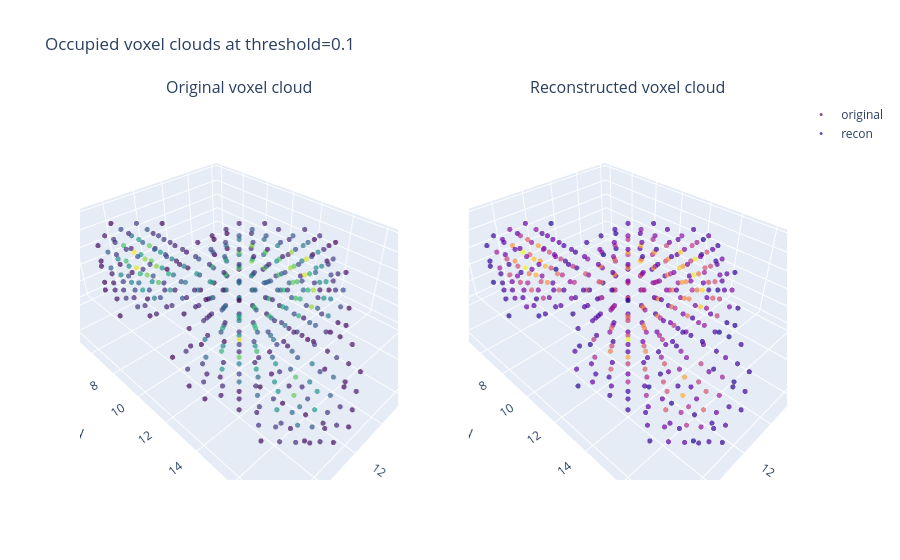

This figure's notebook cell:
### Code cell
def voxel_to_points(voxel: np.ndarray, threshold: float = 0.1) -> tuple[np.ndarray, np.ndarray]:
    coords = np.argwhere(voxel >= threshold)
    values = voxel[voxel >= threshold]
    return coords, values


def plot_voxel_clouds(sample: dict, threshold: float = 0.1) -> go.Figure:
    orig_coords, orig_vals = voxel_to_points(sample['voxel'], threshold=threshold)
    recon_coords, recon_vals = voxel_to_points(sample['recon'], threshold=threshold)

    fig = make_subplots(rows=1, cols=2, specs=[[{'type': 'scene'}, {'type': 'scene'}]], subplot_titles=('Original voxel cloud', 'Reconstructed voxel cloud'))
    if len(orig_coords) > 0:
        fig.add_trace(go.Scatter3d(x=orig_coords[:, 0], y=orig_coords[:, 1], z=orig_coords[:, 2], mode='markers', marker=dict(size=3, color=orig_vals, colorscale='Viridis', opacity=0.7), name='original'), row=1, col=1)
    else:
        fig.add_annotation(text='No original voxels above threshold', x=0.18, y=0.5, xref='paper', yref='paper', showarrow=False)

    if len(recon_coords) > 0:
        fig.add_trace(go.Scatter3d(x=recon_coords[:, 0], y=recon_coords[:, 1], z=recon_coords[:, 2], mode='markers', marker=dict(size=3, color=recon_vals, colorscale='Plasma', opacity=0.7), name='recon'), row=1, col=2)
    else:
        fig.add_annotation(text=f"No reconstructed voxels above threshold\nrecon max={float(sample['recon'].max()):.5f}", x=0.82, y=0.5, xref='paper', yref='paper', showarrow=False)

    fig.update_layout(title=f"Occupied voxel clouds at threshold={threshold}")
    return fig


safe_show('plot_voxel_clouds', lambda: plot_voxel_clouds(sample_bundle, threshold=0.1))

### Figure 1 — Plotly figure (JSON) as saved in the notebook; plotly's stock layout.template omitted (floating-point values rounded to 4 significant figures; data arrays with more than 128 entries replaced by an {"elided": "..."} marker saying what was removed)
{"data": [{"marker": {"color": {"elided": "426 float values"}, "colorscale": [[0, "#440154"], [0.1111, "#482878"], [0.2222, "#3e4989"], [0.3333, "#31688e"], [0.4444, "#26828e"], [0.5556, "#1f9e89"], [0.6667, "#35b779"], [0.7778, "#6ece58"], [0.8889, "#b5de2b"], [1, "#fde725"]], "opacity": 0.7, "size": 3}, "mode": "markers", "name": "original", "scene": "scene", "type": "scatter3d", "x": {"elided": "426 int values"}, "y": {"elided": "426 int values"}, "z": {"elided": "426 int values"}}, {"marker": {"color": {"elided": "417 float values"}, "colorscale": [[0, "#0d0887"], [0.1111, "#46039f"], [0.2222, "#7201a8"], [0.3333, "#9c179e"], [0.4444, "#bd3786"], [0.5556, "#d8576b"], [0.6667, "#ed7953"], [0.7778, "#fb9f3a"], [0.8889, "#fdca26"], [1, "#f0f921"]], "opacity": 0.7, "size": 3}, "mode": "markers", "name": "recon", "scene": "scene2", "type": "scatter3d", "x": {"elided": "417 int values"}, "y": {"elided": "417 int values"}, "z": {"elided": "417 int values"}}], "layout": {"annotations": [{"font": {"size": 16}, "showarrow": false, "text": "Original voxel cloud", "x": 0.225, "xanchor": "center", "xref": "paper", "y": 1, "yanchor": "bottom", "yref": "paper"}, {"font": {"size": 16}, "showarrow": false, "text": "Reconstructed voxel cloud", "x": 0.775, "xanchor": "center", "xref": "paper", "y": 1, "yanchor": "bottom", "yref": "paper"}], "scene": {"domain": {"x": [0, 0.45], "y": [0, 1]}}, "scene2": {"domain": {"x": [0.55, 1], "y": [0, 1]}}, "title": {"text": "Occupied voxel clouds at threshold=0.1"}}}
